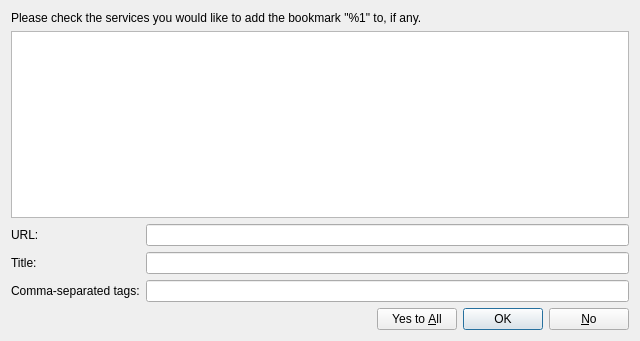
<?xml version="1.0" encoding="UTF-8"?>
<ui version="4.0">
 <class>BookmarksDialog_</class>
 <widget class="QDialog" name="BookmarksDialog_">
  <property name="geometry">
   <rect>
    <x>0</x>
    <y>0</y>
    <width>640</width>
    <height>341</height>
   </rect>
  </property>
  <property name="windowTitle">
   <string>Send bookmarks to online storage</string>
  </property>
  <layout class="QVBoxLayout" name="verticalLayout">
   <item>
    <widget class="QLabel" name="Ask_">
     <property name="text">
      <string>Please check the services you would like to add the bookmark &quot;%1&quot; to, if any.</string>
     </property>
    </widget>
   </item>
   <item>
    <widget class="QTreeView" name="ServicesView_"/>
   </item>
   <item>
    <layout class="QFormLayout" name="formLayout">
     <item row="0" column="0">
      <widget class="QLabel" name="label_2">
       <property name="text">
        <string>URL:</string>
       </property>
      </widget>
     </item>
     <item row="0" column="1">
      <widget class="QLineEdit" name="URL_">
       <property name="readOnly">
        <bool>true</bool>
       </property>
      </widget>
     </item>
     <item row="1" column="0">
      <widget class="QLabel" name="label_3">
       <property name="text">
        <string>Title:</string>
       </property>
      </widget>
     </item>
     <item row="1" column="1">
      <widget class="QLineEdit" name="Title_"/>
     </item>
     <item row="2" column="0">
      <widget class="QLabel" name="label_4">
       <property name="text">
        <string>Comma-separated tags:</string>
       </property>
      </widget>
     </item>
     <item row="2" column="1">
      <widget class="QLineEdit" name="Tags_"/>
     </item>
    </layout>
   </item>
   <item>
    <widget class="QDialogButtonBox" name="Buttons_">
     <property name="orientation">
      <enum>Qt::Horizontal</enum>
     </property>
     <property name="standardButtons">
      <set>QDialogButtonBox::No|QDialogButtonBox::Ok|QDialogButtonBox::YesToAll</set>
     </property>
    </widget>
   </item>
  </layout>
 </widget>
 <resources/>
 <connections>
  <connection>
   <sender>Buttons_</sender>
   <signal>accepted()</signal>
   <receiver>BookmarksDialog_</receiver>
   <slot>accept()</slot>
   <hints>
    <hint type="sourcelabel">
     <x>248</x>
     <y>254</y>
    </hint>
    <hint type="destinationlabel">
     <x>157</x>
     <y>274</y>
    </hint>
   </hints>
  </connection>
  <connection>
   <sender>Buttons_</sender>
   <signal>rejected()</signal>
   <receiver>BookmarksDialog_</receiver>
   <slot>reject()</slot>
   <hints>
    <hint type="sourcelabel">
     <x>316</x>
     <y>260</y>
    </hint>
    <hint type="destinationlabel">
     <x>286</x>
     <y>274</y>
    </hint>
   </hints>
  </connection>
 </connections>
</ui>
